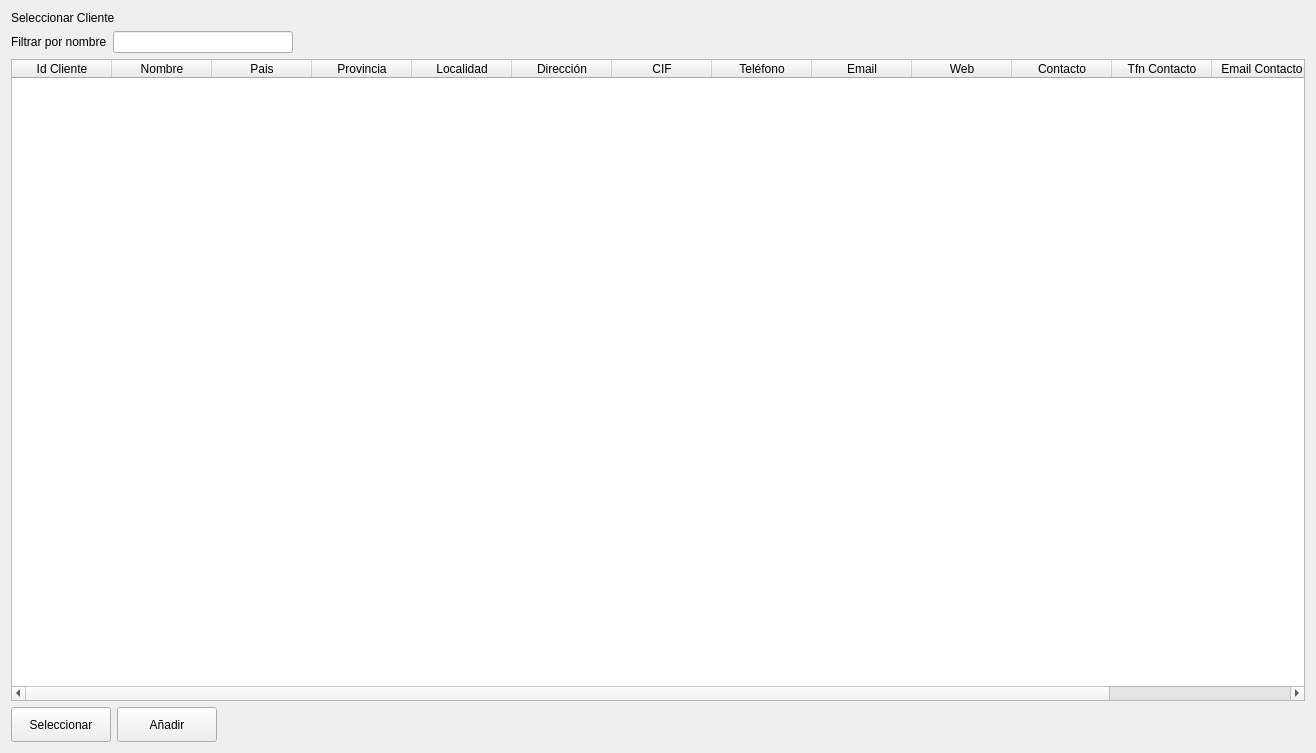
<?xml version="1.0" encoding="UTF-8"?>
<ui version="4.0">
 <class>Form</class>
 <widget class="QWidget" name="Form">
  <property name="geometry">
   <rect>
    <x>0</x>
    <y>0</y>
    <width>1316</width>
    <height>753</height>
   </rect>
  </property>
  <property name="windowTitle">
   <string>Clientes</string>
  </property>
  <layout class="QVBoxLayout" name="verticalLayout">
   <item>
    <widget class="QLabel" name="labelTitle">
     <property name="sizePolicy">
      <sizepolicy hsizetype="Preferred" vsizetype="Fixed">
       <horstretch>0</horstretch>
       <verstretch>0</verstretch>
      </sizepolicy>
     </property>
     <property name="styleSheet">
      <string notr="true">font: 14pt &quot;MS Shell Dlg 2&quot;;</string>
     </property>
     <property name="text">
      <string>Seleccionar Cliente</string>
     </property>
    </widget>
   </item>
   <item>
    <layout class="QHBoxLayout" name="horizontalLayout_2">
     <item>
      <widget class="QLabel" name="label">
       <property name="sizePolicy">
        <sizepolicy hsizetype="Fixed" vsizetype="Fixed">
         <horstretch>0</horstretch>
         <verstretch>0</verstretch>
        </sizepolicy>
       </property>
       <property name="text">
        <string>Filtrar por nombre</string>
       </property>
      </widget>
     </item>
     <item>
      <widget class="QLineEdit" name="lineEdit">
       <property name="sizePolicy">
        <sizepolicy hsizetype="Fixed" vsizetype="Fixed">
         <horstretch>0</horstretch>
         <verstretch>0</verstretch>
        </sizepolicy>
       </property>
       <property name="minimumSize">
        <size>
         <width>180</width>
         <height>0</height>
        </size>
       </property>
      </widget>
     </item>
     <item>
      <spacer name="horizontalSpacer">
       <property name="orientation">
        <enum>Qt::Horizontal</enum>
       </property>
       <property name="sizeHint" stdset="0">
        <size>
         <width>40</width>
         <height>20</height>
        </size>
       </property>
      </spacer>
     </item>
    </layout>
   </item>
   <item>
    <widget class="QTableWidget" name="tableClientes">
     <column>
      <property name="text">
       <string>Id Cliente</string>
      </property>
     </column>
     <column>
      <property name="text">
       <string>Nombre</string>
      </property>
     </column>
     <column>
      <property name="text">
       <string>Pais</string>
      </property>
     </column>
     <column>
      <property name="text">
       <string>Provincia</string>
      </property>
     </column>
     <column>
      <property name="text">
       <string>Localidad</string>
      </property>
     </column>
     <column>
      <property name="text">
       <string>Dirección</string>
      </property>
     </column>
     <column>
      <property name="text">
       <string>CIF</string>
      </property>
     </column>
     <column>
      <property name="text">
       <string>Teléfono</string>
      </property>
     </column>
     <column>
      <property name="text">
       <string>Email</string>
      </property>
     </column>
     <column>
      <property name="text">
       <string>Web</string>
      </property>
     </column>
     <column>
      <property name="text">
       <string>Contacto</string>
      </property>
     </column>
     <column>
      <property name="text">
       <string>Tfn Contacto</string>
      </property>
     </column>
     <column>
      <property name="text">
       <string>Email Contacto</string>
      </property>
     </column>
     <column>
      <property name="text">
       <string>Notas</string>
      </property>
     </column>
    </widget>
   </item>
   <item>
    <layout class="QHBoxLayout" name="horizontalLayout">
     <item>
      <widget class="QPushButton" name="buttonSeleccionar">
       <property name="sizePolicy">
        <sizepolicy hsizetype="Fixed" vsizetype="Fixed">
         <horstretch>0</horstretch>
         <verstretch>0</verstretch>
        </sizepolicy>
       </property>
       <property name="minimumSize">
        <size>
         <width>100</width>
         <height>35</height>
        </size>
       </property>
       <property name="text">
        <string>Seleccionar</string>
       </property>
      </widget>
     </item>
     <item>
      <widget class="QPushButton" name="buttonAdd">
       <property name="sizePolicy">
        <sizepolicy hsizetype="Fixed" vsizetype="Fixed">
         <horstretch>0</horstretch>
         <verstretch>0</verstretch>
        </sizepolicy>
       </property>
       <property name="minimumSize">
        <size>
         <width>100</width>
         <height>35</height>
        </size>
       </property>
       <property name="text">
        <string>Añadir</string>
       </property>
      </widget>
     </item>
     <item>
      <spacer name="horizontalSpacer_8">
       <property name="orientation">
        <enum>Qt::Horizontal</enum>
       </property>
       <property name="sizeHint" stdset="0">
        <size>
         <width>40</width>
         <height>20</height>
        </size>
       </property>
      </spacer>
     </item>
    </layout>
   </item>
  </layout>
 </widget>
 <tabstops>
  <tabstop>buttonSeleccionar</tabstop>
  <tabstop>tableClientes</tabstop>
 </tabstops>
 <resources/>
 <connections/>
</ui>
